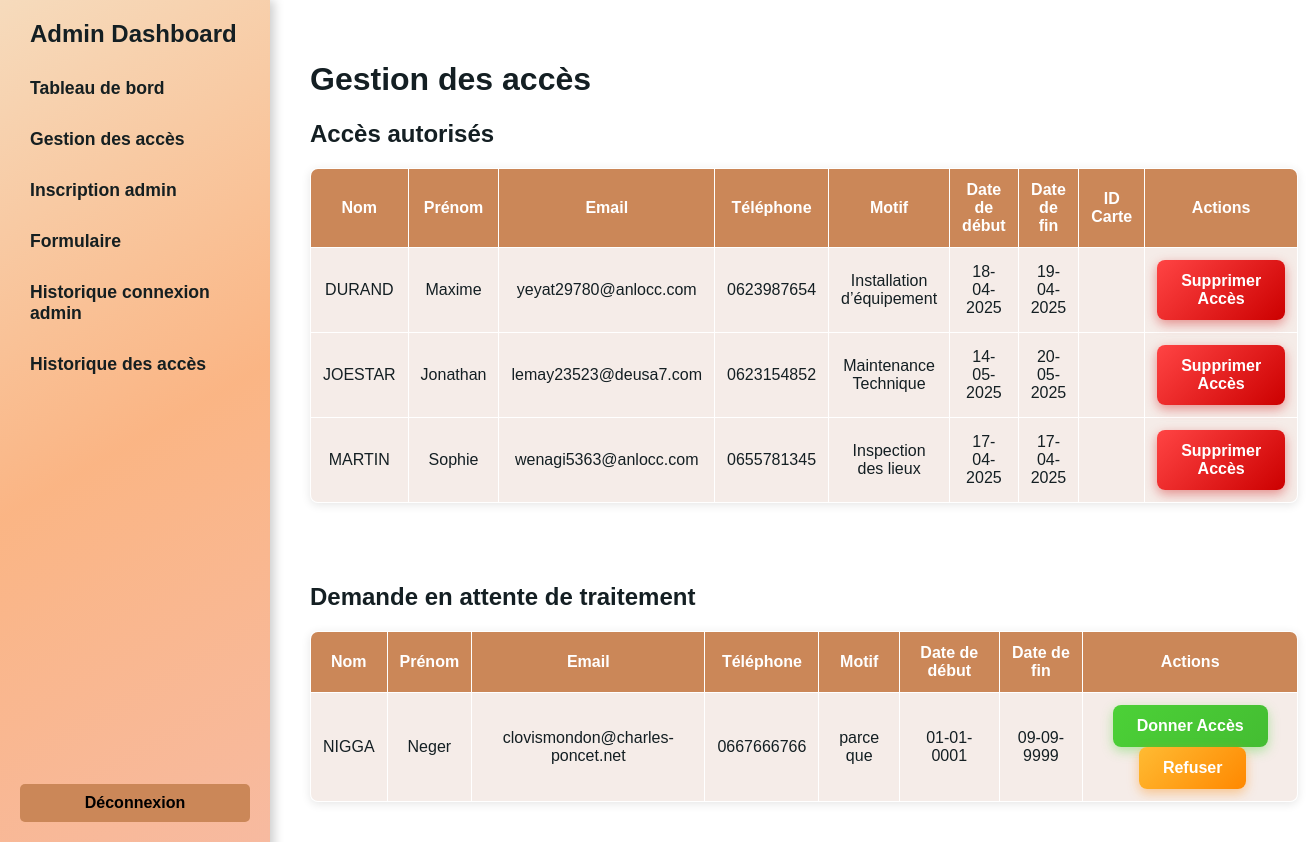
Screenshot of /php/gestionAcces.php (signed in) with the database file from the repository.
### tables this page shows
CREATE TABLE `User` (
  `idUser` int(11) NOT NULL,
  `Nom` varchar(45) DEFAULT NULL,
  `Prenom` varchar(45) DEFAULT NULL,
  `Email` varchar(45) DEFAULT NULL,
  `Tel` int(11) DEFAULT NULL,
  `Motif` varchar(45) DEFAULT NULL,
  `Date_debut` datetime DEFAULT NULL,
  `Date_fin` datetime DEFAULT NULL,
  `Fonction` varchar(45) DEFAULT NULL,
  `Verifier` tinyint(4) DEFAULT NULL,
  `SuperUser` tinyint(4) DEFAULT NULL,
  `Identifiant` varchar(45) DEFAULT NULL,
  `Mdp` varchar(255) DEFAULT NULL,
  `Mail_envoye` tinyint(1) DEFAULT NULL,
  `Mail_verif` tinyint(1) DEFAULT NULL,
  `token` varchar(100) DEFAULT NULL,
  `idCarte` int(11) DEFAULT NULL,
  `date_demande` datetime DEFAULT current_timestamp()
);

### php/gestionAcces.php (the view, shortened to what this page needs)
<?php
    require_once "database.php";
    $queryAutorisee = "SELECT * FROM User WHERE Fonction != 'Admin' AND Mail_verif = 1 AND Verifier = 1 ORDER BY Nom";
    $stmtAutorisee = $pdo->query($queryAutorisee);
    $queryDemande = "SELECT * FROM User WHERE Fonction != 'Admin' AND Mail_verif = 1 AND Verifier IS NULL ORDER BY Nom";
    $stmtDemande = $pdo->query($queryDemande);
    ?>
<!DOCTYPE html>
<html lang="fr">
    <head>
        <link rel="stylesheet" href="../css/gestionAcces.css">
    </head>
    <body>
        <div class="sidebar">
            <h2>Admin Dashboard</h2>
            <ul>
                <li><a href="./dashboard.php">Tableau de bord</a></li>
                <li><a href="./gestionAcces.php">Gestion des accès</a></li>
                <li><a href="./inscriptionAdmin.php">Inscription admin</a></li>
                <li><a href="../html/formulaire.html">Formulaire</a></li>
                <li><a href="./logsAdmin.php">Historique connexion admin</a></li>
                <li><a href="./logsServer.php">Historique des accès</a></li>
            </ul>
            <div class="logout">
                <a href="./logout.php">Déconnexion</a>
            </div>
        </div>
        <div class="main-container">
            <div class="main-content">
                <h1>Gestion des accès</h1>
                <h2>Accès autorisés</h2>
                <table>
                    <thead>
                        <tr>
                            <th>Nom</th>
                            <th>Prénom</th>
                            <th>Email</th>
                            <th>Téléphone</th>
                            <th>Motif</th>
                            <th>Date de début</th>
                            <th>Date de fin</th>
                            <th>ID Carte</th>
                            <th>Actions</th>
                        </tr>
                    </thead>
                    <tbody id="activity-log">
                        <?php
                            while (($row = $stmtAutorisee->fetch(PDO::FETCH_ASSOC)) !== false) {
                                echo "<tr>";
                                echo "<td>" . strtoupper(htmlspecialchars($row['Nom'] ?? '')) . "</td>";
                                echo "<td>" . ucfirst(strtolower(htmlspecialchars($row['Prenom'] ?? ''))) . "</td>";
                                echo "<td>" . htmlspecialchars($row['Email'] ?? '') . "</td>";
                                echo "<td>" . "0" . htmlspecialchars($row['Tel'] ?? '') . "</td>";
                                echo "<td>" . htmlspecialchars($row['Motif'] ?? '') . "</td>";
                                echo "<td>" . htmlspecialchars((new DateTime(explode(' ', $row['Date_debut'])[0]))->format('d-m-Y') ?? '') . "</td>";
                                echo "<td>" . htmlspecialchars((new DateTime(explode(' ', $row['Date_fin'])[0]))->format('d-m-Y') ?? '') . "</td>";
                                echo "<td>" . htmlspecialchars($row['idCarte'] ?? '') . "</td>";
                                echo "<td>";
                                if (($row['Verifier'] === 1))
                                {
                                    echo '<form action="bouton.php" method="post" style="display:inline;">';
                                    echo '<button class="supprimer-btn" type="submit">Supprimer Accès</button>';
                                    echo '</form>';
                                }
                                echo "</td>";
                                echo "</tr>";
                            }
                        ?>
                    </tbody>
                </table>
            </div>
            <div class="main-content" id="demande-section">
                <h2>Demande en attente de traitement</h2>
                <table>
                    <thead>
                        <tr>
                            <th>Nom</th>
                            <th>Prénom</th>
                            <th>Email</th>
                            <th>Téléphone</th>
                            <th>Motif</th>
                            <th>Date de début</th>
                            <th>Date de fin</th>
                            <th>Actions</th>
                        </tr>
                    </thead>
                    <tbody id="activity-log">
                        <?php
                            while (($row = $stmtDemande->fetch(PDO::FETCH_ASSOC)) !== false) {
                                echo "<tr>";
                                echo "<td>" . strtoupper(htmlspecialchars($row['Nom'] ?? '')) . "</td>";
                                echo "<td>" . ucfirst(strtolower(htmlspecialchars($row['Prenom'] ?? ''))) . "</td>";
                                echo "<td>" . htmlspecialchars($row['Email'] ?? '') . "</td>";
                                echo "<td>" . "0" . htmlspecialchars($row['Tel'] ?? '') . "</td>";
                                echo "<td>" . htmlspecialchars($row['Motif'] ?? '') . "</td>";
                                echo "<td>" . htmlspecialchars((new DateTime(explode(' ', $row['Date_debut'])[0]))->format('d-m-Y') ?? '') . "</td>";
                                echo "<td>" . htmlspecialchars((new DateTime(explode(' ', $row['Date_fin'])[0]))->format('d-m-Y') ?? '') . "</td>";
                                echo "<td>";
                                if (is_null($row['Verifier'])) {
                                    echo '<form onsubmit="event.preventDefault(); openModal(this);" method="post" style="display:inline;">';
                                    echo '<button class="valider-btn" type="submit">Donner Accès</button>';
                                    echo '</form>';
                                    echo '<form action="bouton.php" method="post" style="display:inline; margin-left:5px;">';
                                    echo '<button class="refuser-btn" type="submit">Refuser</button>';
                                    echo '</form>';
                                }
                                echo "</td>";
                                echo "</tr>";
                            }
                        ?>
                    </tbody>
                </table>
            </div>
        </div>
    </body>
</html>

### css/gestionAcces.css (style rules this page uses)
* { scroll-behavior: smooth; }
body { display: flex; font-family: 'Poppins', sans-serif; background-size: cover; background-repeat: no-repeat; background-position: center; margin: 0; }
.sidebar { position: fixed; width: 230px; color: #141f23; padding: 20px; height: 100%; box-shadow: 4px 0px 10px rgba(0, 0, 0, 0.2); animation: slideRight 0.6s ease-out; }
.sidebar h2 { text-align: left; font-size: 1.5rem; margin-left: 10px; margin-top: 0; }
.sidebar ul { list-style: none; padding: 0; }
.sidebar ul li { margin: 10px 0; font-weight: bold; }
.sidebar ul li a { color:rgb(21, 31, 33); text-decoration: none; font-size: 1.1rem; display: block; padding: 10px; border-radius: 5px; transition: 0.3s; }
.sidebar .logout { position: absolute; bottom: 60px; left: 20px; right: 20px; }
.sidebar .logout a { display: block; padding: 10px; font-weight: bold; text-align: center; cursor: pointer; border-radius: 5px; text-decoration: none; transition: background 0.3s; }
.main-container { flex: 1; display: flex; flex-direction: column; margin-left: 290px; margin-right: 20px; margin-top: 20px; margin-bottom: 20px; width: calc(100% - 270px); gap: 20px; }
.main-content { padding: 20px; backdrop-filter: blur(8px); border-radius: 10px; animation-duration: 2s; animation-name: slide-up-down; opacity: 1; animation: fadeIn 1s ease-in-out; }
table { width: 100%; border-collapse: collapse; margin-top: 20px; border-radius: 8px; overflow: hidden; box-shadow: 0 2px 10px rgba(0, 0, 0, 0.1); background: none; }
table, th, td { padding: 12px; text-align: center; }
th { color: white; font-weight: bold; }
.valider-btn { padding: 12px 24px; font-size: 16px; font-weight: bold; color: white; background: linear-gradient(135deg, #4cd137, #44bd32); border: none; border-radius: 8px; cursor: pointer; transition: all 0.3s ease; box-shadow: 0 4px 12px rgba(76, 209, 55, 0.4); }
.refuser-btn { padding: 12px 24px; font-size: 16px; font-weight: bold; color: white; background: linear-gradient(135deg, #ffbb33, #ff8800); border: none; border-radius: 8px; cursor: pointer; transition: all 0.3s ease; box-shadow: 0 4px 12px rgba(255, 136, 0, 0.4); }
.supprimer-btn { padding: 12px 24px; font-size: 16px; font-weight: bold; color: white; background: linear-gradient(135deg, #ff4444, #cc0000); border: none; border-radius: 8px; cursor: pointer; transition: all 0.3s ease; box-shadow: 0 4px 12px rgba(204, 0, 0, 0.4); }
@media (prefers-color-scheme: light) { body { background: url("../assets/light-4k.webp") no-repeat center center fixed; color: #141f23; } }
@media (prefers-color-scheme: light) { .sidebar { background: linear-gradient(150deg, rgba(245, 215, 181, 0.9), rgba(250, 173, 119, 0.9), rgba(246, 179, 152, 0.9)); } }
@media (prefers-color-scheme: light) { .sidebar .logout a { background: rgb(203, 135, 88); color: #000; } }
@media (prefers-color-scheme: light) { .main-content { background: rgba(255, 255, 255, 0.8) } }
@media (prefers-color-scheme: light) { th { background: #cb8758; } }
@media (prefers-color-scheme: light) { tr { background: #f9f9f9; } }
@media (prefers-color-scheme: light) { table, th, td { border: 1px solid #ffffff; } }
@media (prefers-color-scheme: light) { #activity-log tr { background-color: rgba(236, 217, 210, 0.5); } }

### rows the page displays
user: Nom "DURAND", Prenom "Maxime", Email "yeyat29780@anlocc.com", Tel "623987654", Motif "Installation d’équipement", Date_debut "18-04-2025", Date_fin "19-04-2025"
user: Nom "JOESTAR", Prenom "Jonathan", Email "lemay23523@deusa7.com", Tel "623154852", Motif "Maintenance Technique", Date_debut "14-05-2025", Date_fin "20-05-2025"
user: Nom "MARTIN", Prenom "Sophie", Email "wenagi5363@anlocc.com", Tel "655781345", Motif "Inspection des lieux", Date_debut "17-04-2025", Date_fin "17-04-2025"
user: Nom "NIGGA", Prenom "Neger", Email "clovismondon@charles-poncet.net", Tel "667666766", Motif "parce que", Date_debut "01-01-0001", Date_fin "09-09-9999"
